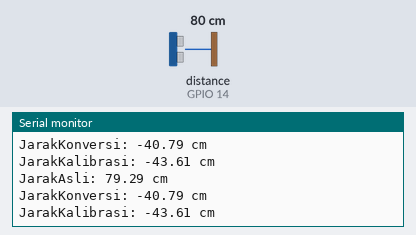
Simulated run of this sketch. Board: ESP32. Shown: the last lines printed to the serial monitor. Wiring (inferred from the names in the program): ultrasonic range finder: trigger GPIO 12; echo GPIO 14. Inputs (shaded band) come from the test bench; at power-on: distance to the obstacle (sensor on GPIO 14) 80 cm. The echo pulse lasts 58.3 µs per cm.

Above: at 1.2 s.
1.3 s: distance to the obstacle (sensor on GPIO 14) set to 2 cm
At 4.4 s:
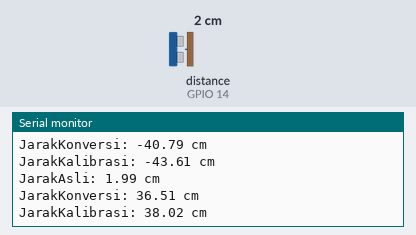
4.8 s: distance to the obstacle (sensor on GPIO 14) set to 4 cm
At 6.7 s:
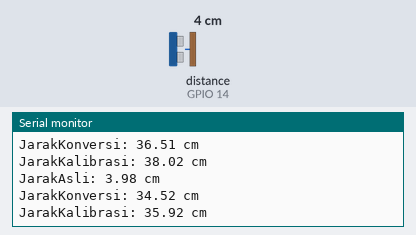
Timing chart, 0 to 8.2 s (numbered marks = the images above; inputs shaded):
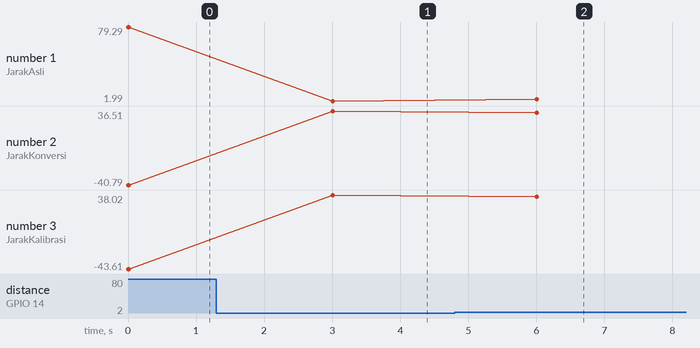

Measured:
- after the input at 1.3 s, the serial monitor: prints a new line after 1.7 s (image 1)
- after the input at 4.8 s, the serial monitor: prints a new line after 1.2 s (image 2)
- plotted number 1: 79.29 → 1.99 after the input at 1.3 s, 1.99 → 3.98 after the input at 4.8 s
- plotted number 2: -40.79 → 36.51 after the input at 1.3 s, 36.51 → 34.52 after the input at 4.8 s
- plotted number 3: -43.61 → 38.02 after the input at 1.3 s, 38.02 → 35.92 after the input at 4.8 s

The sketch:

Pengujian_Sensor_Ultrasonic.ino
```cpp
/*
 * Program Pengujian Sensor Ultrasonic JSN-SR04T
 * Sofyan R. - 191311030
 */

// Deklarasi variabel dan pin yang dipakai
int trigPin = 12; // Pin D12 ESP32
int echoPin = 14; // Pin D14 ESP32
long durasi;
float jarak;
float jarakKonversi;
float jarakKalibrasi;


// Deklarasi Variabel Millis
unsigned long prevMillis = 0;
unsigned long interval = 3000;

void setup() {
  // Inisialisai Input & Output
  Serial.begin(115200);
  pinMode(trigPin, OUTPUT);
  pinMode(echoPin, INPUT_PULLUP);
}

void loop() {
  if (millis() - prevMillis > interval || prevMillis == 0) {
    prevMillis = millis();
    // Mentrigger gelombang
    digitalWrite(trigPin, LOW);
    delayMicroseconds(5);
    digitalWrite(trigPin, HIGH);
    delayMicroseconds(20);
    digitalWrite(trigPin, LOW);

    // Menghitung waktu pantulan gelombang
    durasi = pulseIn(echoPin, HIGH);

    // Menghitung jarak berdasarkan waktu pantul gelombang
  //  jarak = (durasi/2)/29;
  //  jarak = durasi/58;
    jarak = durasi*0.034/2;

    // Mengkalibrasi jarak untuk range ketinggian 0-20 cm
//    jarakKonversi = (jarak-38.5)*(-1);  // Saluran 1
    jarakKonversi = (jarak-38.5)*(-1);   // Saluran 2

//    jarakKalibrasi = (1.005*jarakKonversi)-0.105;   // Saluran 1
    jarakKalibrasi = (1.056*jarakKonversi)-0.539;    // Saluran 2

    Serial.print("JarakAsli: ");
    Serial.print(jarak);
    Serial.println(" cm");
    Serial.print("JarakKonversi: ");
    Serial.print(jarakKonversi);
    Serial.println(" cm");
    Serial.print("JarakKalibrasi: ");
    Serial.print(jarakKalibrasi);
    Serial.println(" cm");
    Serial.println("");
  }
}
```
